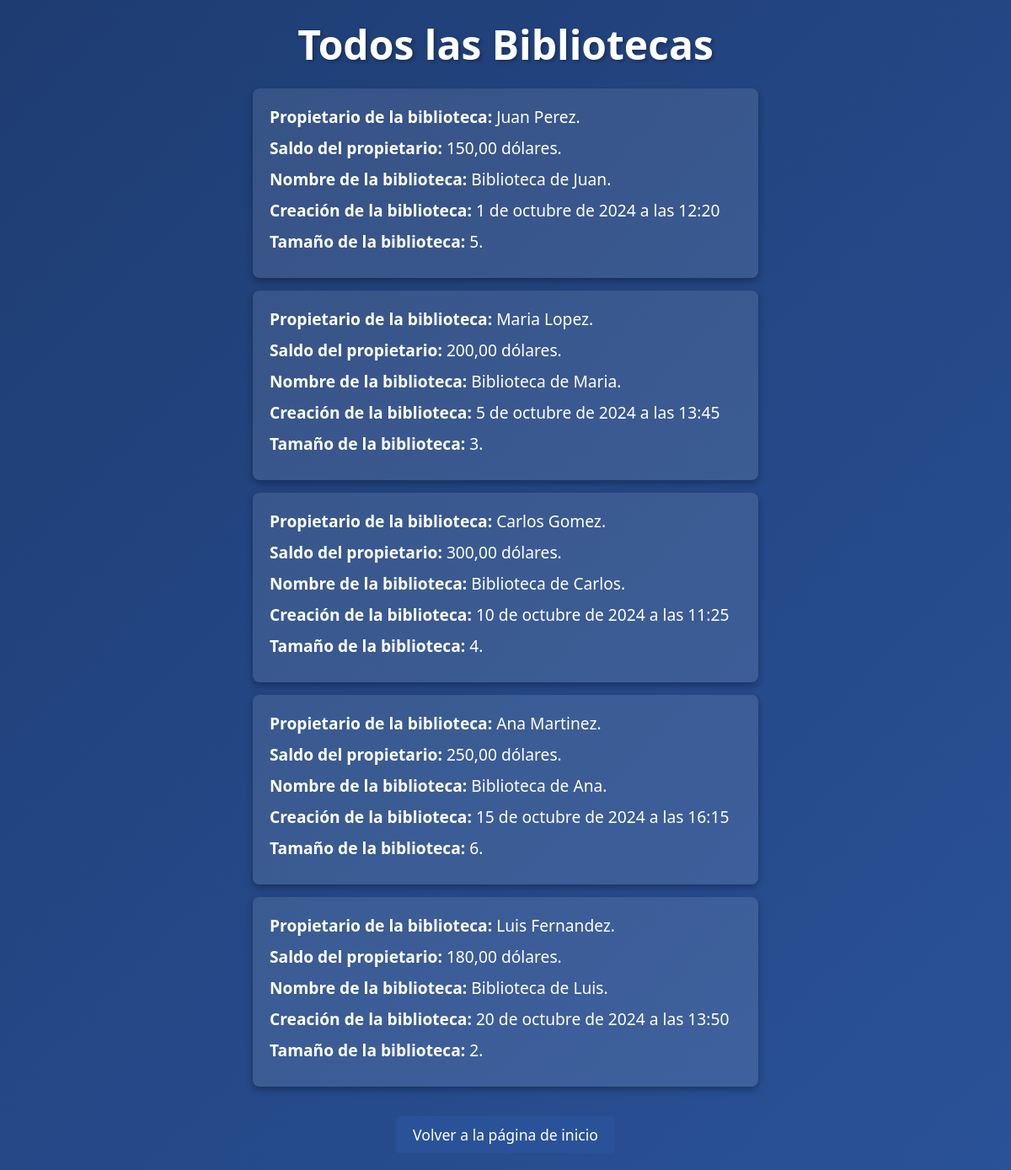
Page /bibliotecas/ on the committed database.
### Steam2/models.py (models this page shows)
class Biblioteca(models.Model):
    usuario = models.OneToOneField(Usuario, on_delete=models.CASCADE)
    nombre = models.CharField(max_length=100)
    fecha_creacion = models.DateTimeField(default=timezone.now)
    tamaño_total = models.IntegerField(default=0)

class Usuario(models.Model):
    nombre = models.CharField(max_length=100)
    contraseña = models.CharField(max_length=100)
    saldo = models.DecimalField(max_digits=10, decimal_places=2)
    fecha_registro = models.DateTimeField(default=timezone.now)

### Steam2/views.py (the view)
# urls.py: path('bibliotecas/', views.todas_las_bibliotecas, name='todas_las_bibliotecas'), #URL de relleno, muestra todos las bibliotecas.
def todas_las_bibliotecas(request):
    biblioteca = Biblioteca.objects.all()
    return render(request, 'todas_las_bibliotecas.html', {'biblioteca': biblioteca})

### Steam2/templates/todas_las_bibliotecas.html (shortened to what this page needs)
<!DOCTYPE html>
<html lang="es">
<head>
</head>
<body>
    <h1>Todos las Bibliotecas</h1>
    {% for biblioteca in biblioteca %}
    <ul>
        <li><strong>Propietario de la biblioteca:</strong> {{ biblioteca.usuario.nombre }}.</li>
        <li><strong>Saldo del propietario:</strong> {{ biblioteca.usuario.saldo }} dólares.</li>
        <li><strong>Nombre de la biblioteca:</strong> {{ biblioteca.nombre }}.</li>
        <li><strong>Creación de la biblioteca:</strong> {{ biblioteca.fecha_creacion }}</li>
        <li><strong>Tamaño de la biblioteca:</strong> {{ biblioteca.tamaño_total }}.</li>
    </ul>
    {% endfor %}
    <a href="{% url 'index_html' %}">Volver a la página de inicio</a>
</body>
</html>

### Steam2/templates/todas_las_bibliotecas.html (style rules this page uses)
* { margin: 0; padding: 0; box-sizing: border-box; }
body { font-family: 'Segoe UI', Tahoma, Geneva, Verdana, sans-serif; background: linear-gradient(135deg, #1e3c72, #2a5298); color: #ffffff; min-height: 100vh; display: flex; flex-direction: column; align-items: center; justify-content: center; padding: 20px; }
h1 { font-size: 3em; margin-bottom: 20px; text-shadow: 2px 2px 4px rgba(0, 0, 0, 0.3); text-align: center; }
ul { list-style-type: none; width: 100%; max-width: 600px; background: rgba(255, 255, 255, 0.1); padding: 20px; border-radius: 8px; box-shadow: 0 4px 8px rgba(0, 0, 0, 0.3); margin-bottom: 15px; }
ul > li { margin-bottom: 10px; font-size: 1.2em; }
a { color: #ffffff; text-decoration: none; font-size: 1.1em; margin-top: 20px; display: inline-block; background-color: #2a5298; padding: 10px 20px; border-radius: 5px; transition: background 0.3s; }

### rows in the picture
Biblioteca: usuario.nombre "Juan Perez", usuario.saldo "150,00", nombre "Biblioteca de Juan", fecha_creacion "1 de octubre de 2024 a las 12:20", tamaño_total "5"
Biblioteca: usuario.nombre "Maria Lopez", usuario.saldo "200,00", nombre "Biblioteca de Maria", fecha_creacion "5 de octubre de 2024 a las 13:45", tamaño_total "3"
Biblioteca: usuario.nombre "Carlos Gomez", usuario.saldo "300,00", nombre "Biblioteca de Carlos", fecha_creacion "10 de octubre de 2024 a las 11:25", tamaño_total "4"
Biblioteca: usuario.nombre "Ana Martinez", usuario.saldo "250,00", nombre "Biblioteca de Ana", fecha_creacion "15 de octubre de 2024 a las 16:15", tamaño_total "6"
Biblioteca: usuario.nombre "Luis Fernandez", usuario.saldo "180,00", nombre "Biblioteca de Luis", fecha_creacion "20 de octubre de 2024 a las 13:50", tamaño_total "2"
